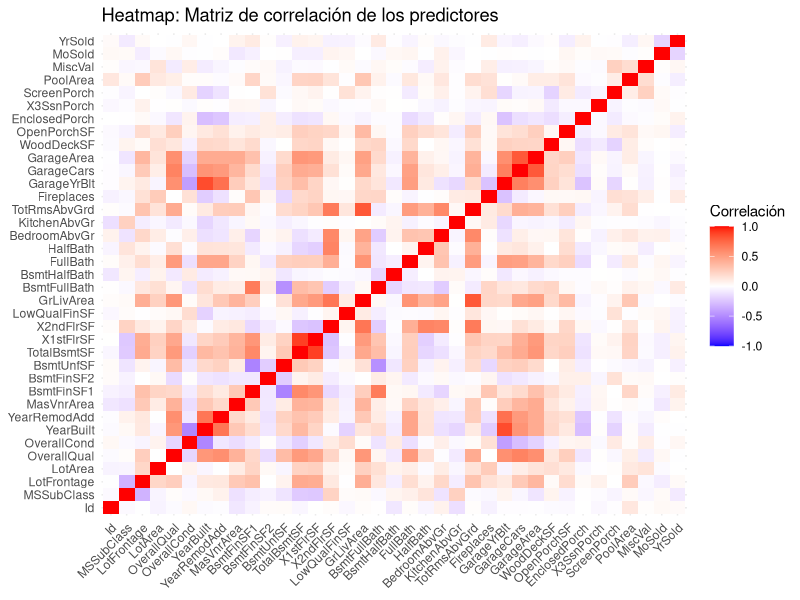
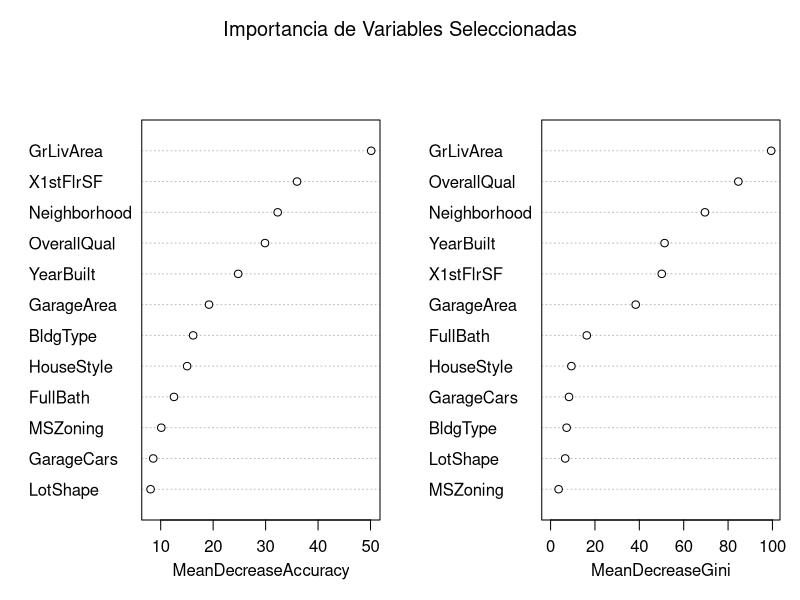
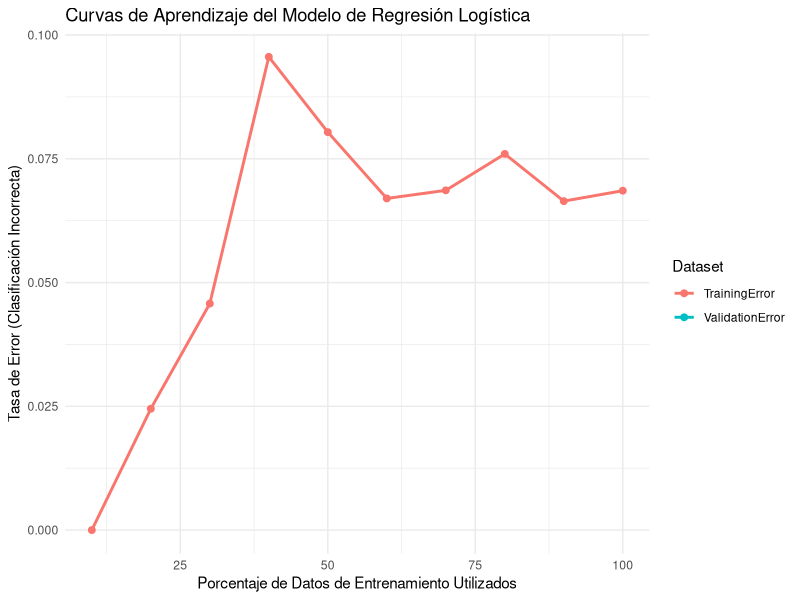

Write R code to recreate these figures, in order.
## ---- chunk 1
knitr::opts_chunk$set(echo = TRUE)
library(dplyr)
library(caret)
library(car)
library(reshape2)
library(ggplot2)
library(forcats)

## ---- chunk 2
#train data ya tiene el 70 y test_data el 30%
train_data <- read.csv("../train_final.csv")
test_data <- read.csv("../test_final.csv")
## ---- chunk 3
train_data <- train_data %>% select(-Condition2, -RoofMatl, -Exterior2nd, -Electrical)
test_data <- test_data %>% select(-Condition2, -RoofMatl, -Exterior2nd, -Electrical)
## ---- chunk 4
pct_na <- sapply(train_data, function(x) mean(is.na(x))*100)
drop_cols <- names(pct_na[pct_na > 75])
train_data <- train_data %>% select(-all_of(drop_cols))
test_data  <- test_data  %>% select(-all_of(drop_cols))
## ---- chunk 5
breaks <- quantile(train_data$SalePrice, probs = c(0,1/3,2/3,1), na.rm=TRUE)
labels <- c("barata","estandar","cara")

train_data$CategoriaPrecio <- cut(train_data$SalePrice, breaks=breaks, labels=labels, include.lowest=TRUE)
test_data$CategoriaPrecio  <- cut(test_data$SalePrice,  breaks=breaks, labels=labels, include.lowest=TRUE)

## ---- chunk 6
# Para el conjunto de entrenamiento
train_data <- train_data %>%
  mutate(
    Cara = ifelse(CategoriaPrecio == "cara", 1, 0),
    Estandar = ifelse(CategoriaPrecio == "estandar", 1, 0),
    Economica = ifelse(CategoriaPrecio == "barata", 1, 0)
  )

# Para el conjunto de prueba
test_data <- test_data %>%
  mutate(
    Cara = ifelse(CategoriaPrecio == "cara", 1, 0),
    Estandar = ifelse(CategoriaPrecio == "estandar", 1, 0),
    Economica = ifelse(CategoriaPrecio == "barata", 1, 0)
  )
## ---- chunk 7
numeric_cols <- train_data %>% select(where(is.numeric)) %>% names()

all_cat <- train_data %>% select(where(~!is.numeric(.))) %>% names()
valid_cat <- all_cat[
  sapply(all_cat, function(col) {
    n_distinct(train_data[[col]]) > 1 && n_distinct(test_data[[col]]) > 1
  })
]

preNum <- preProcess(train_data[numeric_cols], method = "medianImpute")
train_data[numeric_cols] <- predict(preNum, train_data[numeric_cols])
test_data[numeric_cols]  <- predict(preNum, test_data[numeric_cols])

encoder <- dummyVars(~ ., data = train_data[valid_cat], fullRank = TRUE)
train_cat <- predict(encoder, train_data[valid_cat]) %>% as.data.frame()
test_cat  <- predict(encoder, test_data[valid_cat]) %>% as.data.frame()


missing <- setdiff(names(train_cat), names(test_cat))
if(length(missing) > 0){
  test_cat[missing] <- 0
  test_cat <- test_cat[names(train_cat)]
}

train_encoded <- bind_cols(train_data[numeric_cols], train_cat, 
                           CategoriaPrecio = train_data$CategoriaPrecio)
test_encoded  <- bind_cols(test_data[numeric_cols],  test_cat,  
                           CategoriaPrecio = test_data$CategoriaPrecio)

## ---- chunk 8
set.seed(1234)

model_data <- train_data %>% select(-SalePrice, -CategoriaPrecio, -Estandar, -Economica)

model_data <- na.omit(model_data)

train_control <- trainControl(method = "cv", number = 10)

logistic_model <- train(as.factor(Cara) ~ ., 
                        data = model_data, 
                        method = "glm", 
                        family = "binomial", 
                        trControl = train_control)
print(logistic_model)


## ---- chunk 9
full_model <- glm(as.factor(Cara) ~ ., data = model_data, family = "binomial")
summary(full_model)
## ---- chunk 10
coef_names <- names(coef(full_model))

aliased <- alias(full_model)$Complete
non_alias <- coef_names[!coef_names %in% rownames(aliased)]

predictors_non_alias <- non_alias[non_alias != "(Intercept)"]

print("Predictors no aliasados:")
print(predictors_non_alias)
## ---- chunk 11
available_predictors <- predictors_non_alias[predictors_non_alias %in% names(model_data)]
print("Predictores disponibles en model_data:")
print(available_predictors)

available_predictors_backticks <- paste0("`", available_predictors, "`")

fmla_non_alias <- as.formula(paste("as.factor(Cara) ~", 
                                   paste(available_predictors_backticks, collapse = " + ")))
print("Fórmula del modelo sin predictores aliasados y con variables disponibles:")
print(fmla_non_alias)

full_model_non_alias <- glm(fmla_non_alias, data = model_data, family = "binomial")

summary(full_model_non_alias)
## ---- chunk 12

aliased <- alias(full_model)$Complete
print("Variables colineales (alias):")
print(aliased)

coef_names <- names(coef(full_model))

non_alias <- coef_names[!coef_names %in% rownames(aliased)]
print("Coeficientes no aliasados:")
print(non_alias)

available_predictors <- predictors_non_alias[predictors_non_alias %in% names(model_data)]
print("Predictors no alias presentes en model_data:")
print(available_predictors)

available_predictors_backticks <- paste0("`", available_predictors, "`")
fmla_non_alias <- as.formula(paste("as.factor(Cara) ~", 
                                   paste(available_predictors_backticks, collapse = " + ")))
print("Fórmula del modelo sin predictores aliasados y solo con variables disponibles:")
print(fmla_non_alias)

full_model_non_alias <- glm(fmla_non_alias, data = model_data, family = "binomial")

vif_values <- vif(full_model_non_alias)
print("Valores VIF para el modelo sin coeficientes aliasados:")
print(vif_values)

## ---- chunk 13
predictors_numeric <- model_data %>% 
  select(-Cara) %>% 
  select(where(is.numeric))

corr_matrix <- cor(predictors_numeric, use = "complete.obs")
print("Matriz de correlación (redondeada):")
print(round(corr_matrix, 2))
## ---- chunk 14
melted_corr <- melt(corr_matrix)

ggplot(data = melted_corr, aes(x = Var1, y = Var2, fill = value)) +
  geom_tile() +
  scale_fill_gradient2(low = "blue", mid = "white", high = "red", 
                       midpoint = 0, limit = c(-1, 1), name = "Correlación") +
  theme_minimal() +
  theme(axis.text.x = element_text(angle = 45, vjust = 1, hjust = 1),
        axis.title = element_blank()) +
  labs(title = "Heatmap: Matriz de correlación de los predictores")
## ---- chunk 15
# Predecir las probabilidades para el conjunto de prueba usando el modelo ajustado (full_model_non_alias)
pred_probs <- predict(full_model_non_alias, newdata = test_data, type = "response")

# Convertir las probabilidades en clases (usamos un umbral de 0.5)
pred_class <- ifelse(pred_probs >= 0.5, 1, 0)

# Asegurarse que tanto las predicciones como la variable real de respuesta sean factores
pred_class <- as.factor(pred_class)
actual_class <- as.factor(test_data$Cara)

conf_mat <- confusionMatrix(pred_class, actual_class)
print(conf_mat)

## ---- chunk 16
prep_data <- function(data) {
  # Eliminar columnas no relevantes y con muchos NA
  data <- data %>%
    select(-any_of(c("SalePrice", "CategoriaPrecio", "Estandar", "Economica"))) %>%
    select(-where(~mean(is.na(.)) > 0.3)) %>%
    mutate(across(where(is.character), as.factor))
  
  # Eliminar filas con NA en la respuesta
  data <- data %>% filter(!is.na(Cara))
  
  return(data)
}

train_prep <- prep_data(train_data)
test_prep <- prep_data(test_data)

select_numeric_vars <- function(train_data, test_data, n_vars = 7) {
  numeric_vars <- train_data %>%
    select(where(is.numeric), -Cara) %>%
    names()

  cor_values <- sapply(numeric_vars, function(x) {
    cor(train_data[[x]], as.numeric(train_data$Cara), use = "complete.obs")
  })

  selected_num <- names(sort(abs(cor_values), decreasing = TRUE)[1:n_vars])

  cor_test <- sapply(selected_num, function(x) {
    cor(test_data[[x]], as.numeric(test_data$Cara), use = "complete.obs")
  })

  keep_num <- selected_num[sign(cor_values[selected_num]) == sign(cor_test)]
  
  return(keep_num)
}

numeric_selected <- select_numeric_vars(train_prep, test_prep, 7)
message("Variables numéricas seleccionadas: ", paste(numeric_selected, collapse = ", "))

select_categorical_vars <- function(train_data, test_data, n_vars = 7) {
  cat_vars <- train_data %>%
    select(where(is.factor), -Cara) %>%
    names()

  chi2_results <- sapply(cat_vars, function(x) {
    tbl <- table(train_data[[x]], train_data$Cara)
    if (any(dim(tbl) < 2)) return(0)
    test <- chisq.test(tbl, simulate.p.value = TRUE)
    -log10(test$p.value)
  })

  selected_cat <- names(sort(chi2_results, decreasing = TRUE)[1:n_vars])
  
  chi2_test <- sapply(selected_cat, function(x) {
    tbl <- table(test_data[[x]], test_data$Cara)
    if (any(dim(tbl) < 2)) return(0)
    test <- chisq.test(tbl, simulate.p.value = TRUE)
    -log10(test$p.value)
  })

  keep_cat <- selected_cat[chi2_test > 2] # p < 0.01
  
  return(keep_cat)
}

categorical_selected <- select_categorical_vars(train_prep, test_prep, 7)
message("Variables categóricas seleccionadas: ", paste(categorical_selected, collapse = ", "))


validate_with_rf <- function(train_data, num_vars, cat_vars) {
  if (!require("randomForest")) install.packages("randomForest")
  library(randomForest)
  
  model_data <- train_data %>%
    select(Cara, all_of(num_vars), all_of(cat_vars)) %>%
    mutate(across(all_of(cat_vars), as.factor),
           Cara = as.factor(Cara))  
  

  set.seed(123)
  rf_model <- randomForest(Cara ~ ., data = model_data, importance = TRUE)
  
  imp_df <- as.data.frame(importance(rf_model)) %>%
    mutate(Variable = rownames(.)) %>%
    arrange(desc(MeanDecreaseAccuracy))
  
  return(list(model = rf_model, importance = imp_df))
}

rf_result <- validate_with_rf(train_prep, numeric_selected, categorical_selected)


print(rf_result$importance)

create_final_datasets <- function(train_data, test_data, num_vars, cat_vars) {
  
  final_train <- train_data %>%
    select(Cara, all_of(num_vars), all_of(cat_vars)) %>%
    mutate(across(all_of(cat_vars), as.factor))
  
  final_test <- test_data %>%
    select(Cara, all_of(num_vars), all_of(cat_vars)) %>%
    mutate(across(all_of(cat_vars), as.factor))
  
  for (var in cat_vars) {
    if (nlevels(final_train[[var]]) < 2) {
      final_train <- final_train %>% select(-all_of(var))
      final_test <- final_test %>% select(-all_of(var))
      message("Variable categórica ", var, " eliminada por tener un solo nivel")
    }
  }
  
  return(list(
    train = final_train,
    test = final_test,
    numeric_vars = num_vars,
    categorical_vars = intersect(cat_vars, names(final_train))
  ))
}


select_final_vars <- function(importance_df, num_vars, cat_vars, n_final = 14) {
  final_vars <- importance_df$Variable[1:min(n_final, nrow(importance_df))]
  
  final_num <- intersect(final_vars, num_vars)
  final_cat <- intersect(final_vars, cat_vars)
  
  remaining <- n_final - length(final_num) - length(final_cat)
  if (remaining > 0) {

    all_vars <- c(num_vars, cat_vars)
    remaining_vars <- setdiff(all_vars, c(final_num, final_cat))
    to_add <- importance_df$Variable %>%
      intersect(remaining_vars) %>%
      head(remaining)
    
    final_num <- c(final_num, intersect(to_add, num_vars))
    final_cat <- c(final_cat, intersect(to_add, cat_vars))
  }
  
  return(list(num = final_num, cat = final_cat))
}

final_vars <- select_final_vars(rf_result$importance, numeric_selected, categorical_selected)


final_data <- create_final_datasets(
  train_prep, test_prep, 
  final_vars$num, final_vars$cat
)


varImpPlot(rf_result$model, main = "Importancia de Variables Seleccionadas")

message("\n=== VARIABLES FINALES SELECCIONADAS ===")
message("Numéricas (", length(final_data$numeric_vars), "):")
message(paste(final_data$numeric_vars, collapse = ", "))

message("\nCategóricas (", length(final_data$categorical_vars), "):")
message(paste(final_data$categorical_vars, collapse = ", "))

message("\nTop 5 variables más importantes:")
print(head(rf_result$importance, 5))


selected_vars <- list(
  numeric = final_data$numeric_vars,
  categorical = final_data$categorical_vars,
  importance = rf_result$importance
)


message("\nVerificación de niveles categóricos:")
for (var in final_data$categorical_vars) {
  message(var, ": ", nlevels(final_data$train[[var]]), " niveles")
}

message("\nDistribución de clases:")
table(final_data$train$Cara)
## ---- chunk 17

prepare_final_data <- function(data, num_vars, cat_vars) {

  data <- data %>% 
    select(Cara, all_of(num_vars), all_of(cat_vars)) %>%
    mutate(
      across(all_of(cat_vars), ~ forcats::fct_lump_prop(as.factor(.), prop = 0.05, other_level = "OTROS")),
      Cara = as.factor(Cara)
    )
  return(data)
}

train_final <- prepare_final_data(train_data, final_vars$numeric, final_vars$categorical)
test_final  <- prepare_final_data(test_data,  final_vars$numeric, final_vars$categorical)

for(var in final_vars$categorical){
  test_final[[var]] <- factor(test_final[[var]], levels = levels(train_final[[var]]))
}

message("Niveles en Neighborhood (train): ", paste(levels(train_final$Neighborhood), collapse = ", "))
message("Niveles en Neighborhood (test): ", paste(levels(test_final$Neighborhood), collapse = ", "))

## ---- chunk 18

final_vars <- list(
  numeric = c("GrLivArea", "X1stFlrSF", "OverallQual", "YearBuilt", 
              "GarageArea", "FullBath", "GarageCars"),
  categorical = c("Neighborhood", "BldgType", "HouseStyle", "MSZoning", "LotShape")
)

prepare_final_data <- function(data, num_vars, cat_vars) {
  data %>% 
    select(Cara, all_of(num_vars), all_of(cat_vars)) %>%
    mutate(
      across(all_of(cat_vars), ~ forcats::fct_lump_prop(as.factor(.), prop = 0.05, other_level = "OTROS")),
      Cara = as.factor(Cara)
    )
}

train_final <- prepare_final_data(train_data, final_vars$numeric, final_vars$categorical)

train_levels <- lapply(final_vars$categorical, function(var) levels(train_final[[var]]))
names(train_levels) <- final_vars$categorical

test_final <- prepare_final_data(test_data, final_vars$numeric, final_vars$categorical)

for (var in final_vars$categorical) {
  test_final[[var]] <- factor(test_final[[var]], levels = train_levels[[var]])
}

message("Niveles en Neighborhood (train): ", paste(levels(train_final$Neighborhood), collapse = ", "))
message("Niveles en Neighborhood (test): ", paste(levels(test_final$Neighborhood), collapse = ", "))

final_model <- glm(
  Cara ~ .,
  data = train_final,
  family = binomial,
  control = list(maxit = 100)
)

train_pred <- predict(final_model, train_final, type = "response") > 0.5
test_pred  <- predict(final_model, test_final, type = "response") > 0.5

train_pred_factor <- factor(ifelse(train_pred, "1", "0"), levels = c("0", "1"))
train_true <- factor(as.character(train_final$Cara), levels = c("0", "1"))

test_pred_factor <- factor(ifelse(test_pred, "1", "0"), levels = c("0", "1"))
test_true <- factor(as.character(test_final$Cara), levels = c("0", "1"))

cm_train <- confusionMatrix(table(train_pred_factor, train_true))
cm_test  <- confusionMatrix(table(test_pred_factor, test_true))

print(cm_train)
print(cm_test)


## ---- chunk 19


set.seed(1234)

train_sizes <- seq(0.1, 1.0, by = 0.1)

train_errors <- numeric(length(train_sizes))
val_errors   <- numeric(length(train_sizes))

for(i in seq_along(train_sizes)) {
  pct <- train_sizes[i]
  n_subset <- floor(pct * nrow(train_final))
  subset_idx <- sample(1:nrow(train_final), size = n_subset)
  train_subset <- train_final[subset_idx, ]

  model_subset <- glm(Cara ~ ., data = train_subset, family = binomial, control = list(maxit = 100))

  pred_train <- predict(model_subset, train_subset, type = "response")
  pred_train_class <- ifelse(pred_train > 0.5, 1, 0)
  # Calcular error: tasa de clasificación errónea en el entrenamiento
  train_errors[i] <- mean(pred_train_class != as.numeric(as.character(train_subset$Cara)))

  pred_val <- predict(model_subset, test_final, type = "response")
  pred_val_class <- ifelse(pred_val > 0.5, 1, 0)
  # Calcular error en validación
  val_errors[i] <- mean(pred_val_class != as.numeric(as.character(test_final$Cara)))
}

learning_curve <- data.frame(
  TrainingSize = train_sizes * 100,  # en porcentaje
  TrainingError = train_errors,
  ValidationError = val_errors
)

learning_curve_melted <- melt(learning_curve, id.vars = "TrainingSize", 
                              variable.name = "Dataset", value.name = "Error")

 ggplot(learning_curve_melted, aes(x = TrainingSize, y = Error, color = Dataset)) +
  geom_line(size = 1) +
  geom_point(size = 2) +
  labs(title = "Curvas de Aprendizaje del Modelo de Regresión Logística",
       x = "Porcentaje de Datos de Entrenamiento Utilizados",
       y = "Tasa de Error (Clasificación Incorrecta)") +
  theme_minimal()

